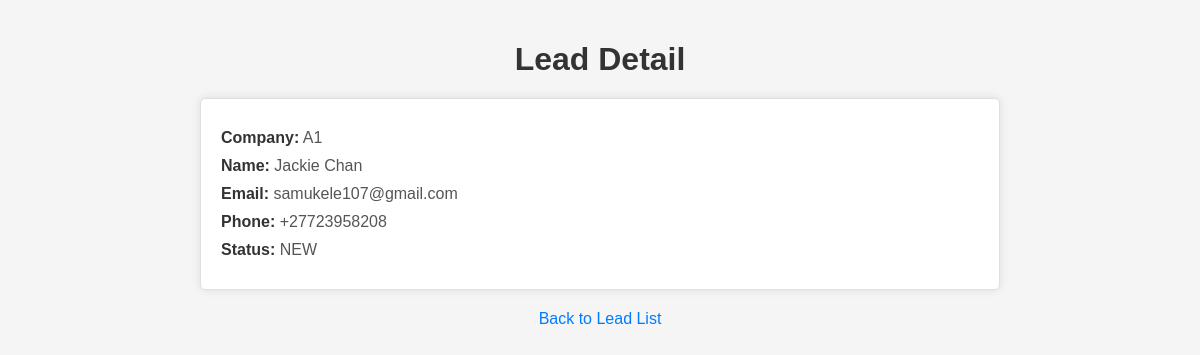
Screenshot of /lead_detail/14/ with the database file from the repository.
### sales_funnel_app/models.py (models this page shows, shortened)
class Lead(models.Model):
    name = models.CharField(max_length=100)
    company = models.CharField(max_length=100, default="Unknown Company")  # Add default value
    email = models.EmailField()
    phone = models.CharField(max_length=20)
    status_choices = (
        ('NEW', 'New Lead'),
        ('CONTACTED', 'Contacted'),
        ('QUALIFIED', 'Qualified'),
        ('CONVERTED', 'Converted'),
        ('LOST', 'Lost'),
    )
    status = models.CharField(max_length=10, choices=status_choices, default='NEW')
    created_at = models.DateTimeField(auto_now_add=True)

### sales_funnel_app/views.py (the view)
# urls.py: path('lead_detail/<int:lead_id>/', views.lead_detail, name='lead_detail'),  # Add this line
def lead_detail(request, lead_id):
    lead = get_object_or_404(Lead, pk=lead_id)
    return render(request, 'sales_funnel_app/lead_detail.html', {'lead': lead})

### sales_funnel_app/templates/sales_funnel_app/lead_detail.html (shortened to what this page needs)
<!DOCTYPE html>
<html>
<head>
</head>
<body>
    <div class="container">
        <h1>Lead Detail</h1>
        <div class="lead-details">
            <p><strong>Company:</strong> {{ lead.company }}</p>
            <p><strong>Name:</strong> {{ lead.name }}</p>
            <p><strong>Email:</strong> {{ lead.email }}</p>
            <p><strong>Phone:</strong> {{ lead.phone }}</p>
            <p><strong>Status:</strong> {{ lead.status }}</p>
        </div>
        <a class="back-link" href="{% url 'lead_list' %}">Back to Lead List</a>
    </div>
</body>
</html>

### sales_funnel_app/templates/sales_funnel_app/lead_detail.html (style rules this page uses)
body { font-family: Arial, sans-serif; background-color: #f5f5f5; margin: 0; padding: 0; }
.container { max-width: 800px; margin: 0 auto; padding: 20px; }
h1 { text-align: center; color: #333; margin-bottom: 20px; }
.lead-details { background-color: #fff; border: 1px solid #e0e0e0; border-radius: 5px; padding: 20px; box-shadow: 0px 0px 10px rgba(0, 0, 0, 0.1); }
.lead-details p { margin: 10px 0; font-size: 16px; color: #555; }
.lead-details strong { color: #333; }
.back-link { display: block; text-align: center; margin-top: 20px; color: #007bff; text-decoration: none; font-weight: 500; }

### rows the page displays
Lead: company "A1", name "Jackie Chan", email "samukele107@gmail.com", phone "+27723958208", status "NEW"
